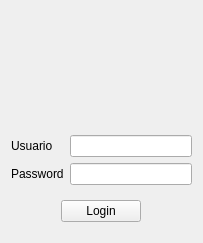
<?xml version="1.0" encoding="UTF-8"?>
<ui version="4.0">
 <class>Login</class>
 <widget class="QWidget" name="Login">
  <property name="geometry">
   <rect>
    <x>0</x>
    <y>0</y>
    <width>203</width>
    <height>243</height>
   </rect>
  </property>
  <property name="windowTitle">
   <string>Form</string>
  </property>
  <layout class="QVBoxLayout" name="verticalLayout">
   <item>
    <layout class="QHBoxLayout" name="horizontalLayout">
     <item>
      <widget class="QLabel" name="label_Icono">
       <property name="maximumSize">
        <size>
         <width>100</width>
         <height>100</height>
        </size>
       </property>
       <property name="text">
        <string/>
       </property>
       <property name="pixmap">
        <pixmap resource="Imagenes.qrc">:/Imagenes/Logo.png</pixmap>
       </property>
       <property name="scaledContents">
        <bool>true</bool>
       </property>
      </widget>
     </item>
    </layout>
   </item>
   <item>
    <layout class="QGridLayout" name="gridLayout">
     <property name="leftMargin">
      <number>0</number>
     </property>
     <property name="rightMargin">
      <number>0</number>
     </property>
     <item row="0" column="0">
      <widget class="QLabel" name="label_Usuario">
       <property name="sizePolicy">
        <sizepolicy hsizetype="Preferred" vsizetype="Fixed">
         <horstretch>0</horstretch>
         <verstretch>0</verstretch>
        </sizepolicy>
       </property>
       <property name="text">
        <string>Usuario</string>
       </property>
      </widget>
     </item>
     <item row="1" column="0">
      <widget class="QLabel" name="label_Password">
       <property name="sizePolicy">
        <sizepolicy hsizetype="Preferred" vsizetype="Fixed">
         <horstretch>0</horstretch>
         <verstretch>0</verstretch>
        </sizepolicy>
       </property>
       <property name="text">
        <string>Password</string>
       </property>
      </widget>
     </item>
     <item row="0" column="1">
      <widget class="QLineEdit" name="lineEdit_Usuario"/>
     </item>
     <item row="1" column="1">
      <widget class="QLineEdit" name="lineEdit_Password">
       <property name="inputMask">
        <string/>
       </property>
       <property name="echoMode">
        <enum>QLineEdit::Password</enum>
       </property>
      </widget>
     </item>
    </layout>
   </item>
   <item>
    <layout class="QHBoxLayout" name="horizontalLayout_2">
     <item>
      <widget class="QPushButton" name="pushButton">
       <property name="sizePolicy">
        <sizepolicy hsizetype="Fixed" vsizetype="Fixed">
         <horstretch>0</horstretch>
         <verstretch>0</verstretch>
        </sizepolicy>
       </property>
       <property name="text">
        <string>Login</string>
       </property>
      </widget>
     </item>
    </layout>
   </item>
  </layout>
 </widget>
 <resources>
  <include location="Imagenes.qrc"/>
 </resources>
 <connections/>
</ui>
